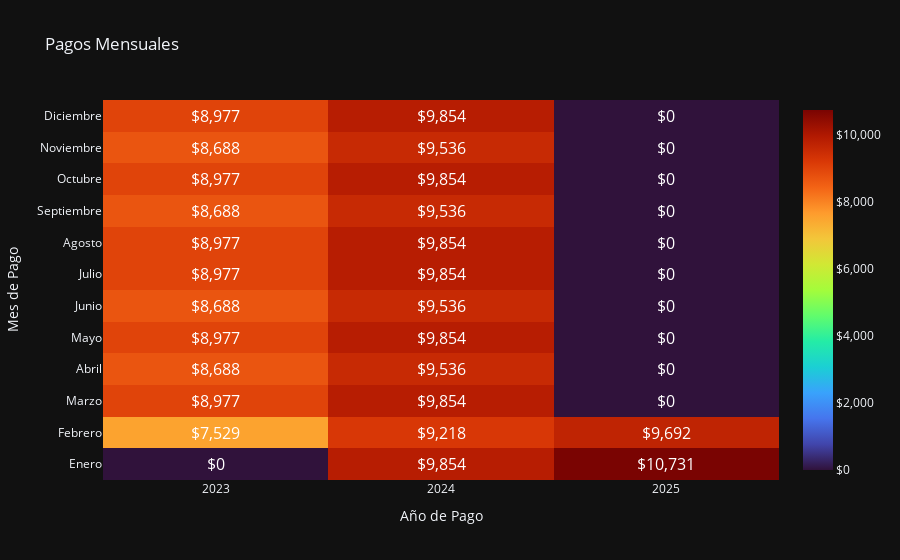

Notebook source saved alongside this figure:
### Markdown cell above
# Tabla Pivot con Plotly

### Code cell
def heatmap_pagos40(pivot_table):
    # df should have 'Mes de Pago' as index, 'Año de Pago' as columns, and 'Pago Mensual' as values
    # Melt the DataFrame to long format
    df = pivot_table.copy()
    print(df.columns, df.index)
    df.drop('Total por mes', axis=0, inplace=True)
    df.drop('Total por año', axis=1, inplace=True)
    df_melted = df.reset_index().melt(id_vars=['Mes de Pago'], var_name='Año de Pago', value_name='Pago Mensual')
    # Create the heatmap
    fig = go.Figure(data=go.Heatmap(
        x=df_melted['Año de Pago'],
        y=df_melted['Mes de Pago'],
        z=df_melted['Pago Mensual'],
        colorscale='turbo',
        colorbar=dict(
            tickformat="$,.0f"
        ),
        text=df_melted.apply(lambda row: f'Mes: {row["Mes de Pago"]}<br>Año: {row["Año de Pago"]}<br>Pago Mensual: ${row["Pago Mensual"]:.2f}', axis=1),

        hoverinfo='text',
    ))

    fig.update_layout(
        title='Pagos Mensuales',
        xaxis=dict(
            nticks=36,
            title='Año de Pago',
            tickmode='linear',
            tick0=0,
            dtick=1,
            tickformat='d'
        ),
        xaxis_nticks=36,
        yaxis_nticks=12,
        xaxis_title='Año de Pago',
        yaxis_title='Mes de Pago',
    )

    # Add text annotations
    for i in range(len(df_melted)):
        fig.add_annotation(
            x=df_melted['Año de Pago'][i],
            y=df_melted['Mes de Pago'][i],
            text=f"${df_melted['Pago Mensual'][i]:,.0f}",
            showarrow=False,
            font=dict(size=16, color = 'white')
        )

    return fig.show()

heatmap_pagos40(pivot_table)

### Figure 1 — Plotly figure (JSON) as saved in the notebook; plotly's stock layout.template omitted (floating-point values rounded to 4 significant figures)
{"data": [{"colorbar": {"tickformat": "$,.0f"}, "colorscale": [[0.0, "#30123b"], [0.07143, "#4145ab"], [0.1429, "#4675ed"], [0.2143, "#39a2fc"], [0.2857, "#1bcfd4"], [0.3571, "#24eca6"], [0.4286, "#61fc6c"], [0.5, "#a4fc3b"], [0.5714, "#d1e834"], [0.6429, "#f3c63a"], [0.7143, "#fe9b2d"], [0.7857, "#f36315"], [0.8571, "#d93806"], [0.9286, "#b11901"], [1.0, "#7a0402"]], "hoverinfo": "text", "text": ["Mes: Enero<br>Año: 2023<br>Pago Mensual: $0.00", "Mes: Febrero<br>Año: 2023<br>Pago Mensual: $7529.35", "Mes: Marzo<br>Año: 2023<br>Pago Mensual: $8977.30", "Mes: Abril<br>Año: 2023<br>Pago Mensual: $8687.71", "Mes: Mayo<br>Año: 2023<br>Pago Mensual: $8977.30", "Mes: Junio<br>Año: 2023<br>Pago Mensual: $8687.71", "Mes: Julio<br>Año: 2023<br>Pago Mensual: $8977.30", "Mes: Agosto<br>Año: 2023<br>Pago Mensual: $8977.30", "Mes: Septiembre<br>Año: 2023<br>Pago Mensual: $8687.71", "Mes: Octubre<br>Año: 2023<br>Pago Mensual: $8977.30", "Mes: Noviembre<br>Año: 2023<br>Pago Mensual: $8687.71", "Mes: Diciembre<br>Año: 2023<br>Pago Mensual: $8977.30", "Mes: Enero<br>Año: 2024<br>Pago Mensual: $9853.64", "Mes: Febrero<br>Año: 2024<br>Pago Mensual: $9217.92", "Mes: Marzo<br>Año: 2024<br>Pago Mensual: $9853.64", "Mes: Abril<br>Año: 2024<br>Pago Mensual: $9535.78", "Mes: Mayo<br>Año: 2024<br>Pago Mensual: $9853.64", "Mes: Junio<br>Año: 2024<br>Pago Mensual: $9535.78", "Mes: Julio<br>Año: 2024<br>Pago Mensual: $9853.64", "Mes: Agosto<br>Año: 2024<br>Pago Mensual: $9853.64", "Mes: Septiembre<br>Año: 2024<br>Pago Mensual: $9535.78", "Mes: Octubre<br>Año: 2024<br>Pago Mensual: $9853.64", "Mes: Noviembre<br>Año: 2024<br>Pago Mensual: $9535.78", "Mes: Diciembre<br>Año: 2024<br>Pago Mensual: $9853.64", "Mes: Enero<br>Año: 2025<br>Pago Mensual: $10730.79", "Mes: Febrero<br>Año: 2025<br>Pago Mensual: $9692.32", "Mes: Marzo<br>Año: 2025<br>Pago Mensual: $0.00", "Mes: Abril<br>Año: 2025<br>Pago Mensual: $0.00", "Mes: Mayo<br>Año: 2025<br>Pago Mensual: $0.00", "Mes: Junio<br>Año: 2025<br>Pago Mensual: $0.00", "Mes: Julio<br>Año: 2025<br>Pago Mensual: $0.00", "Mes: Agosto<br>Año: 2025<br>Pago Mensual: $0.00", "Mes: Septiembre<br>Año: 2025<br>Pago Mensual: $0.00", "Mes: Octubre<br>Año: 2025<br>Pago Mensual: $0.00", "Mes: Noviembre<br>Año: 2025<br>Pago Mensual: $0.00", "Mes: Diciembre<br>Año: 2025<br>Pago Mensual: $0.00"], "x": [2023, 2023, 2023, 2023, 2023, 2023, 2023, 2023, 2023, 2023, 2023, 2023, 2024, 2024, 2024, 2024, 2024, 2024, 2024, 2024, 2024, 2024, 2024, 2024, 2025, 2025, 2025, 2025, 2025, 2025, 2025, 2025, 2025, 2025, 2025, 2025], "y": ["Enero", "Febrero", "Marzo", "Abril", "Mayo", "Junio", "Julio", "Agosto", "Septiembre", "Octubre", "Noviembre", "Diciembre", "Enero", "Febrero", "Marzo", "Abril", "Mayo", "Junio", "Julio", "Agosto", "Septiembre", "Octubre", "Noviembre", "Diciembre", "Enero", "Febrero", "Marzo", "Abril", "Mayo", "Junio", "Julio", "Agosto", "Septiembre", "Octubre", "Noviembre", "Diciembre"], "z": [0.0, 7529.0, 8977.0, 8688.0, 8977.0, 8688.0, 8977.0, 8977.0, 8688.0, 8977.0, 8688.0, 8977.0, 9854.0, 9218.0, 9854.0, 9536.0, 9854.0, 9536.0, 9854.0, 9854.0, 9536.0, 9854.0, 9536.0, 9854.0, 10730.0, 9692.0, 0.0, 0.0, 0.0, 0.0, 0.0, 0.0, 0.0, 0.0, 0.0, 0.0], "type": "heatmap"}], "layout": {"xaxis": {"nticks": 36, "title": {"text": "Año de Pago"}, "tickmode": "linear", "tick0": 0, "dtick": 1, "tickformat": "d"}, "yaxis": {"nticks": 12, "title": {"text": "Mes de Pago"}}, "title": {"text": "Pagos Mensuales"}, "annotations": [{"font": {"color": "white", "size": 16}, "showarrow": false, "text": "$0", "x": 2023, "y": "Enero"}, {"font": {"color": "white", "size": 16}, "showarrow": false, "text": "$7,529", "x": 2023, "y": "Febrero"}, {"font": {"color": "white", "size": 16}, "showarrow": false, "text": "$8,977", "x": 2023, "y": "Marzo"}, {"font": {"color": "white", "size": 16}, "showarrow": false, "text": "$8,688", "x": 2023, "y": "Abril"}, {"font": {"color": "white", "size": 16}, "showarrow": false, "text": "$8,977", "x": 2023, "y": "Mayo"}, {"font": {"color": "white", "size": 16}, "showarrow": false, "text": "$8,688", "x": 2023, "y": "Junio"}, {"font": {"color": "white", "size": 16}, "showarrow": false, "text": "$8,977", "x": 2023, "y": "Julio"}, {"font": {"color": "white", "size": 16}, "showarrow": false, "text": "$8,977", "x": 2023, "y": "Agosto"}, {"font": {"color": "white", "size": 16}, "showarrow": false, "text": "$8,688", "x": 2023, "y": "Septiembre"}, {"font": {"color": "white", "size": 16}, "showarrow": false, "text": "$8,977", "x": 2023, "y": "Octubre"}, {"font": {"color": "white", "size": 16}, "showarrow": false, "text": "$8,688", "x": 2023, "y": "Noviembre"}, {"font": {"color": "white", "size": 16}, "showarrow": false, "text": "$8,977", "x": 2023, "y": "Diciembre"}, {"font": {"color": "white", "size": 16}, "showarrow": false, "text": "$9,854", "x": 2024, "y": "Enero"}, {"font": {"color": "white", "size": 16}, "showarrow": false, "text": "$9,218", "x": 2024, "y": "Febrero"}, {"font": {"color": "white", "size": 16}, "showarrow": false, "text": "$9,854", "x": 2024, "y": "Marzo"}, {"font": {"color": "white", "size": 16}, "showarrow": false, "text": "$9,536", "x": 2024, "y": "Abril"}, {"font": {"color": "white", "size": 16}, "showarrow": false, "text": "$9,854", "x": 2024, "y": "Mayo"}, {"font": {"color": "white", "size": 16}, "showarrow": false, "text": "$9,536", "x": 2024, "y": "Junio"}, {"font": {"color": "white", "size": 16}, "showarrow": false, "text": "$9,854", "x": 2024, "y": "Julio"}, {"font": {"color": "white", "size": 16}, "showarrow": false, "text": "$9,854", "x": 2024, "y": "Agosto"}, {"font": {"color": "white", "size": 16}, "showarrow": false, "text": "$9,536", "x": 2024, "y": "Septiembre"}, {"font": {"color": "white", "size": 16}, "showarrow": false, "text": "$9,854", "x": 2024, "y": "Octubre"}, {"font": {"color": "white", "size": 16}, "showarrow": false, "text": "$9,536", "x": 2024, "y": "Noviembre"}, {"font": {"color": "white", "size": 16}, "showarrow": false, "text": "$9,854", "x": 2024, "y": "Diciembre"}, {"font": {"color": "white", "size": 16}, "showarrow": false, "text": "$10,731", "x": 2025, "y": "Enero"}, {"font": {"color": "white", "size": 16}, "showarrow": false, "text": "$9,692", "x": 2025, "y": "Febrero"}, {"font": {"color": "white", "size": 16}, "showarrow": false, "text": "$0", "x": 2025, "y": "Marzo"}, {"font": {"color": "white", "size": 16}, "showarrow": false, "text": "$0", "x": 2025, "y": "Abril"}, {"font": {"color": "white", "size": 16}, "showarrow": false, "text": "$0", "x": 2025, "y": "Mayo"}, {"font": {"color": "white", "size": 16}, "showarrow": false, "text": "$0", "x": 2025, "y": "Junio"}, {"font": {"color": "white", "size": 16}, "showarrow": false, "text": "$0", "x": 2025, "y": "Julio"}, {"font": {"color": "white", "size": 16}, "showarrow": false, "text": "$0", "x": 2025, "y": "Agosto"}, {"font": {"color": "white", "size": 16}, "showarrow": false, "text": "$0", "x": 2025, "y": "Septiembre"}, {"font": {"color": "white", "size": 16}, "showarrow": false, "text": "$0", "x": 2025, "y": "Octubre"}, {"font": {"color": "white", "size": 16}, "showarrow": false, "text": "$0", "x": 2025, "y": "Noviembre"}, {"font": {"color": "white", "size": 16}, "showarrow": false, "text": "$0", "x": 2025, "y": "Diciembre"}]}}
